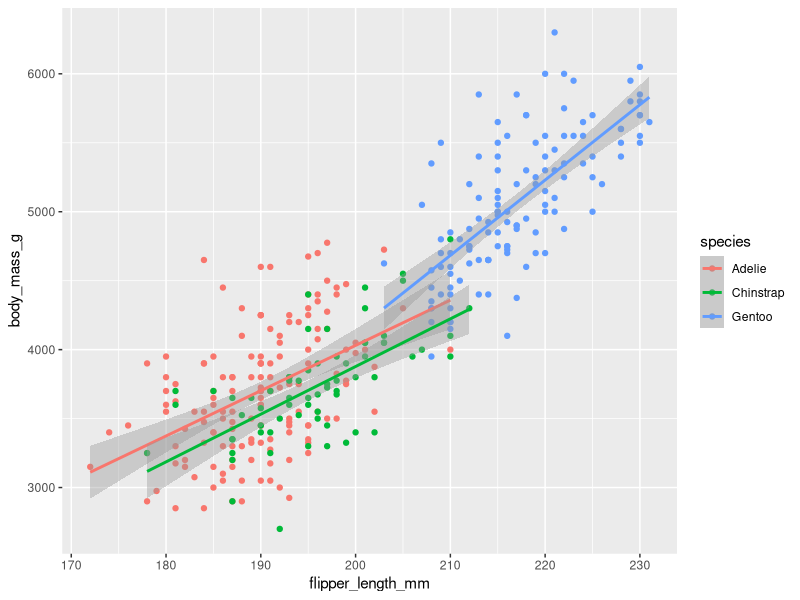
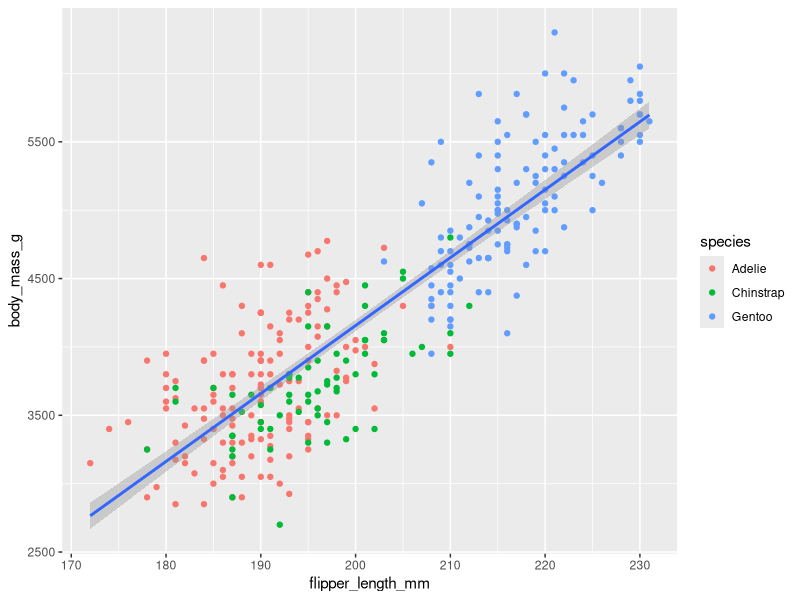
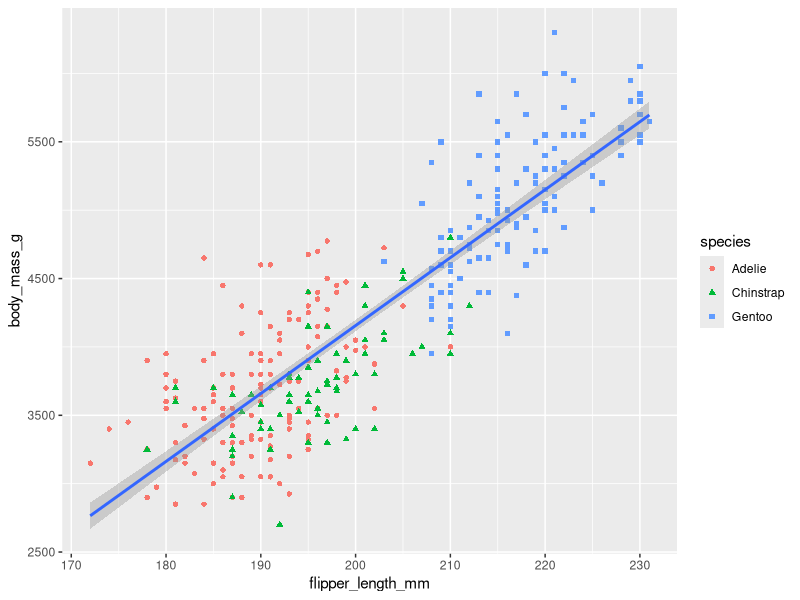
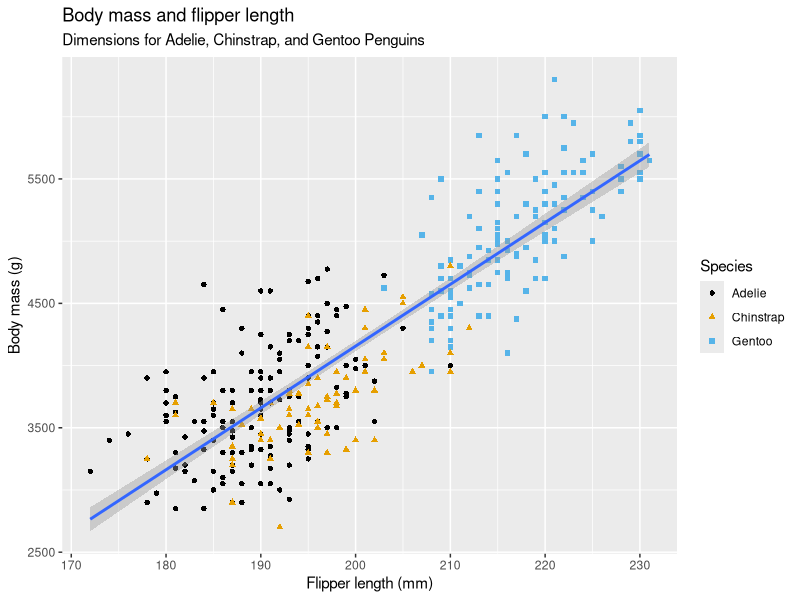
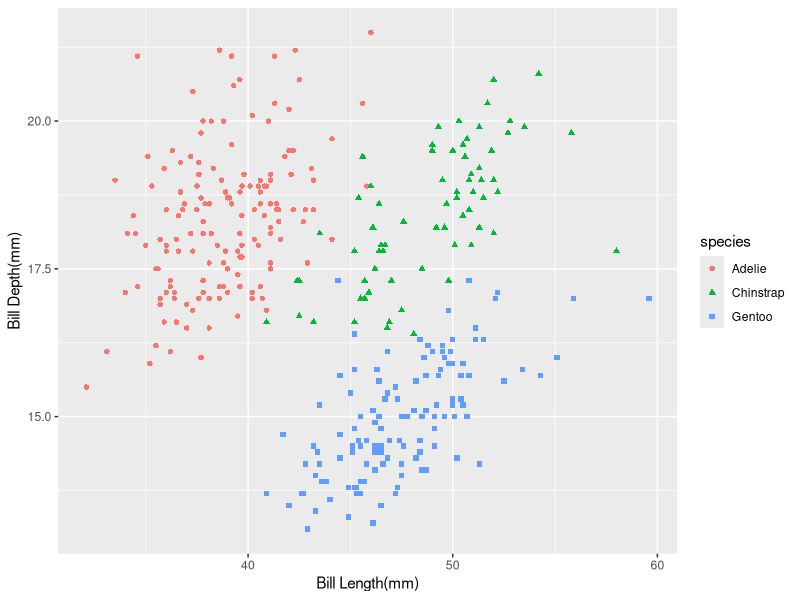
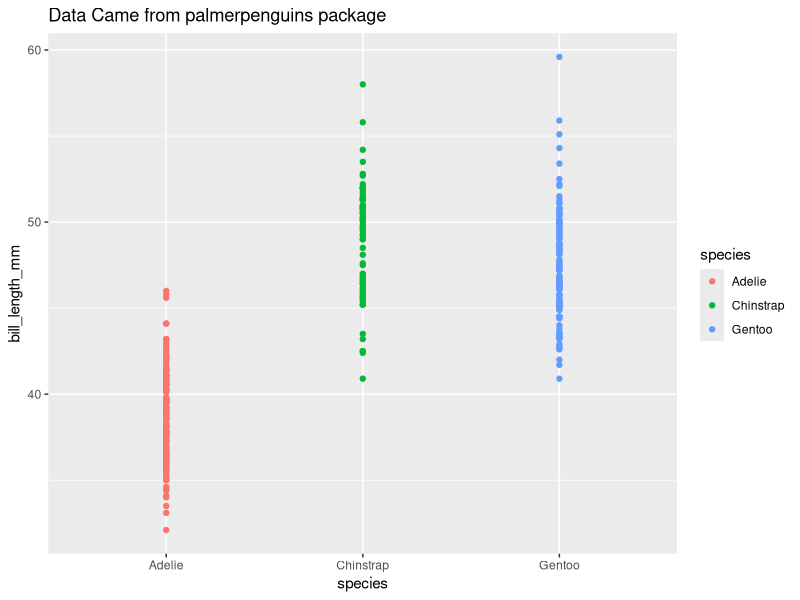
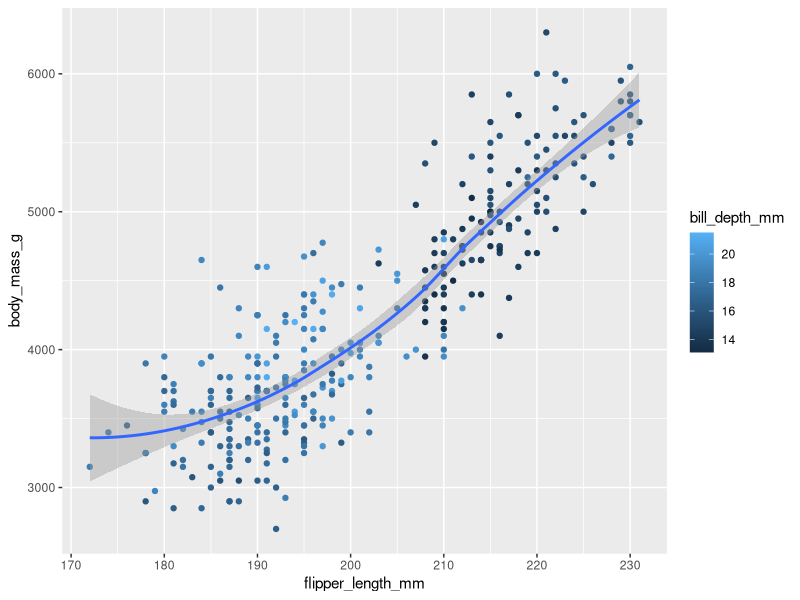
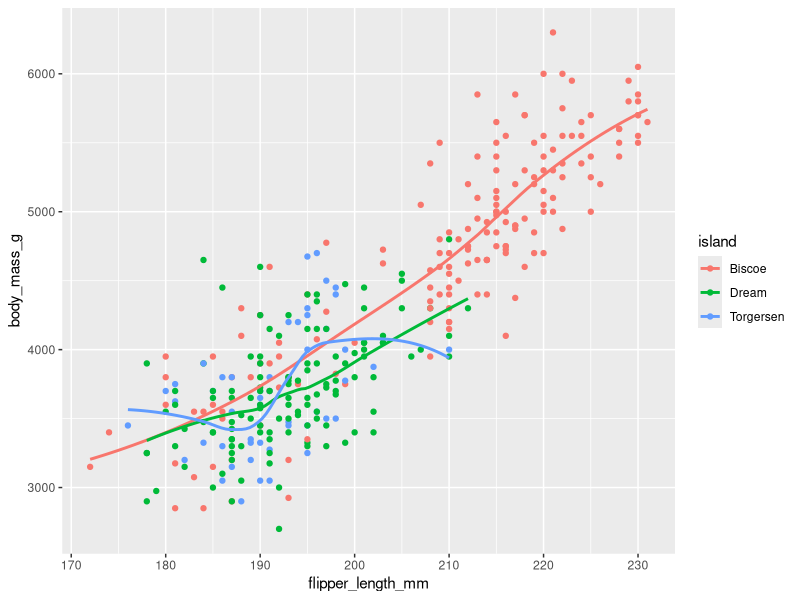

Source code (R) for these figures, in order:
library(palmerpenguins)
library(ggthemes)
library(tidyverse)

#mapping for each individual species
#lm is linear model for drawing line of best fit
ggplot(
  data = penguins,
  mapping = aes(x = flipper_length_mm, y = body_mass_g, color = species)
) +
  geom_point() +
  geom_smooth(method = "lm")

#mapping curve for all species
ggplot(
  data = penguins,
  mapping = aes(x = flipper_length_mm, y = body_mass_g)
) +
  geom_point(mapping = aes(color = species)) +
  geom_smooth(method = "lm")

#adding shape aesthetic for each species
ggplot(
  data = penguins,
  mapping = aes(x = flipper_length_mm, y = body_mass_g)
)+
  geom_point(mapping = aes(color = species, shape = species)) +
  geom_smooth(method = "lm")

#using labs function to add title and subtitles as well as making colorblind safe
ggplot(
  data = penguins,
  mapping = aes(x = flipper_length_mm, y = body_mass_g)
) +
  geom_point(aes(color = species, shape = species)) +
  geom_smooth(method = "lm") +
  labs(
    title = "Body mass and flipper length",
    subtitle = "Dimensions for Adelie, Chinstrap, and Gentoo Penguins",
    x = "Flipper length (mm)", y = "Body mass (g)",
    color = "Species", shape = "Species"
  ) +
  scale_color_colorblind()

#scatter plot of bill length vs bill depth
ggplot(
  data = penguins,
  mapping = aes(bill_length_mm, bill_depth_mm)
)+
  geom_point(aes(color = species, shape = species))+
  labs(
    x = "Bill Length(mm)", y = "Bill Depth(mm)"
  )

#scatter plot of species vs bill depth
ggplot(
  penguins,
  aes(species, bill_length_mm)
)+
  geom_point(aes(color = species))+
  labs(
    title = "Data Came from palmerpenguins package"
  )

#plot of body vs flipper length with bill depth as color aesthetic
ggplot(
  penguins,
  mapping = aes(flipper_length_mm, body_mass_g)
)+
  geom_point(aes(color = bill_depth_mm))+
  geom_smooth()

#body mass vs flipper length with island as color,
#se = false removes the grey shading along the line
ggplot(
  data = penguins,
  mapping = aes(x = flipper_length_mm, y = body_mass_g, color = island)
) +
  geom_point() +
  geom_smooth(se = FALSE)

#check difference btwn the following two lines of code
ggplot(
  data = penguins,
  mapping = aes(x = flipper_length_mm, y = body_mass_g)
) +
  geom_point() +
  geom_smooth()

ggplot() +
  geom_point(
    data = penguins,
    mapping = aes(x = flipper_length_mm, y = body_mass_g)
  ) +
  geom_smooth(
    data = penguins,
    mapping = aes(x = flipper_length_mm, y = body_mass_g)
  )
#the two are the same

# Rewriting the code much more better
ggplot(penguins, aes(x = flipper_length_mm, y = body_mass_g)) +
  geom_point()


# VISUALISING DISTRIBUTIONS
#categorical variable
ggplot(penguins, aes(x = species)) + geom_bar()

#ordering based on frequencies
ggplot(penguins, aes(x=fct_infreq(species))) + 
  geom_bar()

#numerical variable
ggplot(penguins, aes(x=body_mass_g))+
  geom_histogram(binwidth = 200)

#using a density plot
ggplot(penguins, aes(x = body_mass_g)) +
  geom_density()

#bar plot with species on y
ggplot(penguins, aes(y=species)) + geom_bar()

ggplot(penguins, aes(x = species)) +
  geom_bar(fill = "red")

ggplot(diamonds, aes(x=carat))+
  geom_histogram(binwidth = 0.1)


# Visualising relationships
#categorical and numerical variables can be visualized using boxplots
ggplot(penguins, aes(x=species, y=body_mass_g))+
  geom_boxplot()

#density plots can also be used
ggplot(penguins, aes(x = body_mass_g, color = species)) +
  geom_density(linewidth = 0.75)

#using fill colors
ggplot(penguins, aes(x=body_mass_g, color = species, fill = species)) + 
  geom_density(alpha = 0.5)

#Plotting two categorical variables
ggplot(penguins, aes(x=island, fill=species))+
  geom_bar()

#relative frequency plot, showing distribution across islands using "position=fill"
ggplot(penguins, aes(x=island, fill=species))+
  geom_bar(position = "fill")


#Numerical variables
#scatterplot most common for comparing two numerical variables
ggplot(penguins, aes(x = flipper_length_mm, y = body_mass_g)) +
  geom_point()

#three or more variables using different shapes and colors 
ggplot(penguins, aes(x= flipper_length_mm, y= body_mass_g)) +
  geom_point(aes(color=species, shape=island))

#creating subplots using facets
# To facet your plot by a single variable, use facet_wrap(). 
# The first argument of facet_wrap() is a formula3, which you create with ~ 
# followed by a variable name. The variable that you pass to facet_wrap() should be categorical.

ggplot(penguins, aes(x= flipper_length_mm, y= body_mass_g))+
  geom_point(aes(color=species, shape= species))+
  facet_wrap(~island)

#plot numerical variables using mpg dataset
ggplot(mpg, aes(x=hwy, y= displ))+
  geom_point(aes(color=year, size=cyl, shape=drv))

#plot of colored species
ggplot(penguins, aes(x= bill_depth_mm, bill_length_mm))+
  geom_point(aes(color=species))

#same plot with facets
ggplot(penguins, aes(x= bill_depth_mm, bill_length_mm))+
  geom_point(aes(color = species))+
  facet_wrap(~species)

#compare the two plots
ggplot(penguins, aes(x = island, fill = species)) +
  geom_bar(position = "fill")
ggplot(penguins, aes(x = species, fill = island)) +
  geom_bar(position = "fill")

#saving plots
# ggplot(penguins, aes(x = flipper_length_mm, y = body_mass_g))+
#   geom_point()
# ggsave(filename = "penguin-plot.png")

ggplot(mpg, aes(x = class)) +
  geom_bar()
ggplot(mpg, aes(x = cty, y = hwy)) +
  geom_point()
#ggsave("mpg-plot.png")

